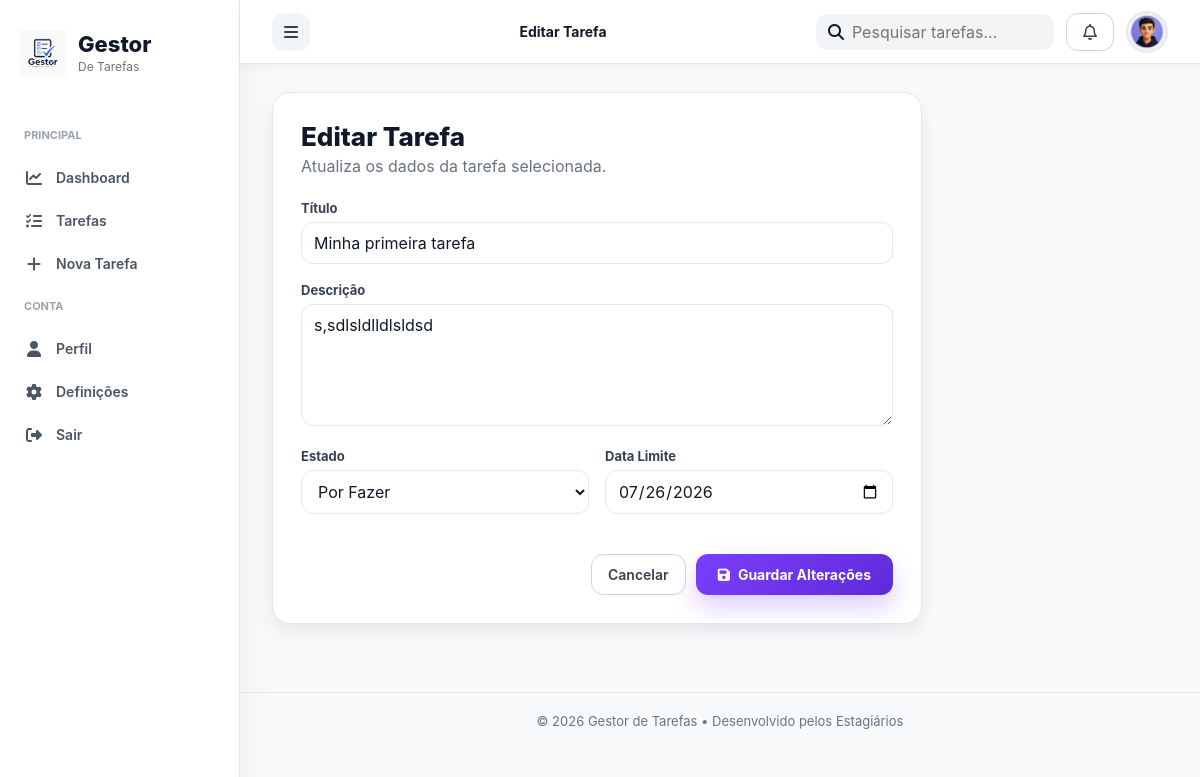
/editar_tarefa.php?id=4 (signed in), run on the app's committed database.
### tables this page shows
CREATE TABLE `tasks` (
  `id` int(11) NOT NULL,
  `user_id` int(11) NOT NULL,
  `titulo` varchar(200) NOT NULL,
  `descricao` text DEFAULT NULL,
  `status` enum('pendente','em_andamento','concluida') DEFAULT 'pendente',
  `data_limite` date DEFAULT NULL,
  `criado_em` timestamp NOT NULL DEFAULT current_timestamp()
);

### editar_tarefa.php (the view, shortened to what this page needs)
<?php
require_once "config/database.php";
$user_id = $_SESSION["user_id"];
$id = $_GET["id"] ?? 0;
$sql = "SELECT * FROM tasks WHERE id = ? AND user_id = ?";
$stmt = $conn->prepare($sql);
$stmt->bind_param("ii", $id, $user_id);
$stmt->execute();
$result = $stmt->get_result();
$task = $result->fetch_assoc();
?>
<!DOCTYPE html>
<html lang="pt">
<head>
    <link rel="stylesheet" href="https://cdnjs.cloudflare.com/ajax/libs/font-awesome/6.7.2/css/all.min.css">
    <link rel="stylesheet" href="css/style.css">
    <link rel="stylesheet" href="css/components.css">
    <link rel="stylesheet" href="css/layout.css">
    <link rel="stylesheet" href="css/forms.css">
    <link rel="stylesheet" href="css/responsive.css">
</head>
<body>
<div class="app">
    <?php include "includes/sidebar.php"; ?>
    <main class="main">
        <?php include "includes/header.php"; ?>
        <section class="form-page">
            <div class="form-card card">
                <div class="form-title">
                    <h1>Editar Tarefa</h1>
                    <p>Atualiza os dados da tarefa selecionada.</p>
                </div>
                <form method="POST">
                    <div class="form-group">
                        <label>Título</label>
                        <input
                            class="input"
                            type="text"
                            name="titulo"
                            value="<?php echo htmlspecialchars($task["titulo"]); ?>"
                            required>
                    </div>
                    <div class="form-group">
                        <label>Descrição</label>
                        <textarea
                            class="textarea"
                            name="descricao"
                            rows="5"><?php echo htmlspecialchars($task["descricao"]); ?></textarea>
                    </div>
                    <div class="form-row">
                        <div class="form-group">
                            <label>Estado</label>
                            <select class="select" name="status">
                                <option value="pendente" <?php echo $task["status"] === "pendente" ? "selected" : ""; ?>>
                                    Por Fazer
                                </option>
                            </select>
                        </div>
                        <div class="form-group">
                            <label>Data Limite</label>
                            <input
                                class="input"
                                type="date"
                                name="data_limite"
                                value="<?php echo htmlspecialchars($task["data_limite"]); ?>">
                        </div>
                    </div>
                    <div class="form-actions">
                        <a href="tarefas.php" class="btn btn-secondary">
                            Cancelar
                        </a>
                        <button type="submit" class="btn btn-primary">
                            <i class="fa-solid fa-floppy-disk"></i>
                            Guardar Alterações
                        </button>
                    </div>
                </form>
            </div>
        </section>
        <?php include "includes/footer.php"; ?>
    </main>
</div>
</body>
</html>

### css/style.css (style rules this page uses)
:root { --primary:#7B3FFC; --primary-dark:#5E2AD9; --primary-light:#F0EBFF; --success:#2ECC71; --warning:#F1C40F; --orange:#E67E22; --danger:#E74C3C; --info:#3498DB; --white:#FFFFFF; --gray-50:#F9FAFB; --gray-100:#F3F4F6; --gray-200:#E5E7EB; --gray-300:#D1D5DB; --gray-400:#9CA3AF; --gray-500:#6B7280; --gray-600:#4B5563; --gray-700:#374151; --gray-800:#1F2937; --gray-900:#111827; --background:#F8FAFC; --border:#E5E7EB; --shadow-sm:0 2px 6px rgba(0,0,0,.05); --shadow:0 8px 20px rgba(0,0,0,.08); --shadow-lg:0 20px 45px rgba(0,0,0,.12); --radius-sm:8px; --radius:12px; --radius-lg:18px; --radius-xl:24px; --transition:.25s ease; }
* { margin:0; padding:0; box-sizing:border-box; }
html { scroll-behavior:smooth; }
body { font-family: "Inter", "Segoe UI", Arial, sans-serif; background:var(--background); color:var(--gray-900); min-height:100vh; }
a { color:inherit; text-decoration:none; }
button { border:none; background:none; cursor:pointer; font:inherit; }
input, textarea, select { font:inherit; }

### css/components.css (style rules this page uses)
.btn { display:inline-flex; align-items:center; justify-content:center; gap:8px; padding:10px 16px; border-radius:var(--radius); font-weight:600; font-size:14px; transition:var(--transition); white-space:nowrap; }
.btn-primary { background:linear-gradient( 135deg, var(--primary), var(--primary-dark)); color:white; border-radius:12px; padding:12px 22px; font-weight:700; transition:var(--transition); box-shadow: 0 12px 25px rgba(123,63,252,.25); }
.btn-secondary { background:var(--white); color:var(--gray-700); border:1px solid var(--gray-300); }
.card { background:var(--white); border:1px solid var(--gray-200); border-radius:var(--radius-lg); box-shadow:var(--shadow); transition:var(--transition); }
.input, .select, .textarea { width:100%; border:1.5px solid var(--gray-200); border-radius:var(--radius); padding:10px 12px; background:var(--white); color:var(--gray-900); outline:none; transition:var(--transition); }

### css/layout.css (style rules this page uses)
.app { display:flex; min-height:100vh; }
.main { margin-left:240px; width:calc(100% - 240px); min-height:100vh; }

### css/forms.css (style rules this page uses)
.form-page { padding:28px 32px; }
.form-card { max-width:650px; padding:28px; }
.form-title { margin-bottom:24px; }
.form-title h1 { font-size:26px; font-weight:800; }
.form-title p { color:var(--gray-500); margin-top:4px; }
.form-group { margin-bottom:18px; }
.form-group label { display:block; font-size:13px; font-weight:700; color:var(--gray-700); margin-bottom:6px; }
.form-row { display:grid; grid-template-columns:1fr 1fr; gap:16px; }
.form-actions { display:flex; justify-content:flex-end; gap:10px; margin-top:22px; }

### data on the page
tasks: titulo "Minha primeira tarefa", descricao "s,sdlsldlldlsldsd", status "Por Fazer", data_limite "07/26/2026"

### other printed values
$tituloPagina "Editar Tarefa"
